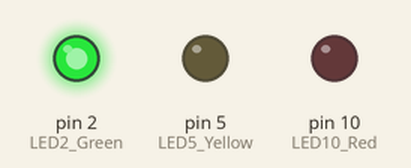
The sketch below on a simulated Arduino Uno, built with avr-gcc and run on an emulated ATmega328P. Parts: output pins drawn as LEDs (lit = HIGH).

Above: at 0.05 s.
At 0.75 s:
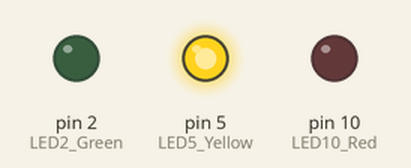
At 1.45 s:
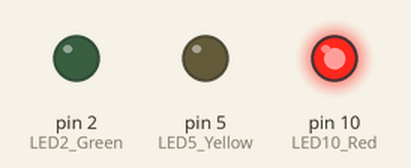
At 2.85 s:
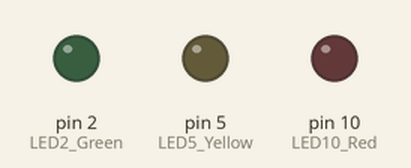
Timing chart, 0 to 3.1 s (numbered marks = the images above):
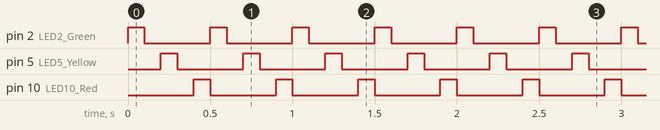

The sketch:

Trailing_effect.ino
```cpp
/*
 * Author: Elecrow engle
 * Date:7/12/2017
 * IDE V1.8.2
 * Email:engle@elecrow.com
 * Function:
 */
// Pin 13 has an LED connected on most Arduino boards.
// give it a name:
const int LED2_Green = 2;
const int LED5_Yellow = 5;
const int LED10_Red = 10;

// the setup routine runs once when you press reset:
void setup() {
  // initialize the digital pin as an output.
  pinMode(LED2_Green, OUTPUT);
  pinMode(LED5_Yellow, OUTPUT);
  pinMode(LED10_Red,OUTPUT);
}

// the loop routine runs over and over again forever:
void loop() {
  digitalWrite(LED2_Green, HIGH);      // turn the LED on (HIGH is the voltage level)
  delay(100);                  // wait for a second
  digitalWrite(LED2_Green, LOW);       // turn the LED off by making the voltage LOW
  delay(100);

  digitalWrite(LED5_Yellow, HIGH);      // turn the LED on (HIGH is the voltage level)
  delay(100);                  // wait for a second
  digitalWrite(LED5_Yellow, LOW);       // turn the LED off by making the voltage LOW
  delay(100);
  digitalWrite(LED10_Red, HIGH);      // turn the LED on (HIGH is the voltage level)
  delay(100);                  // wait for a second
  digitalWrite(LED10_Red, LOW);       // turn the LED off by making the voltage LOW

}
```

Measured:
- by itself, pin 2 (LED2_Green), pin 5 (LED5_Yellow), pin 10 (LED10_Red): alternates HIGH for 0.10 s and LOW for 0.40 s
